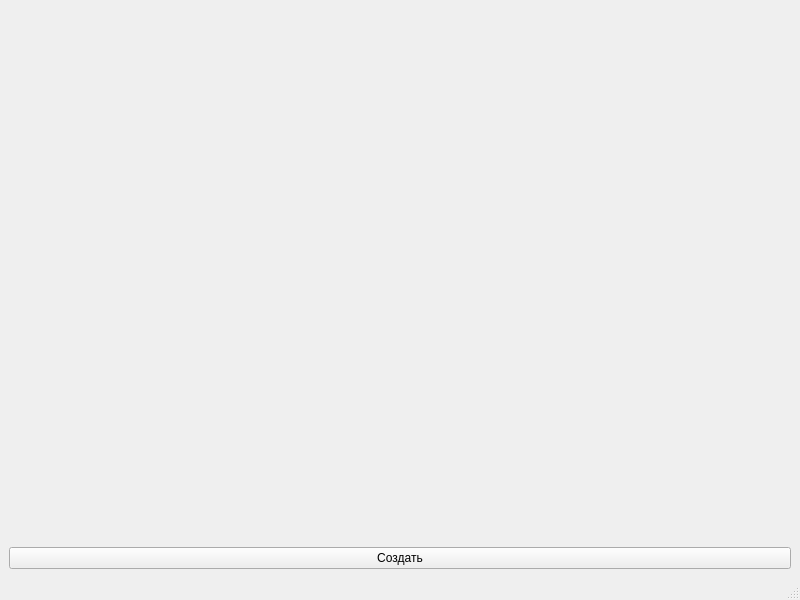
<?xml version="1.0" encoding="UTF-8"?>
<ui version="4.0">
 <class>MainWindow</class>
 <widget class="QMainWindow" name="MainWindow">
  <property name="geometry">
   <rect>
    <x>0</x>
    <y>0</y>
    <width>800</width>
    <height>600</height>
   </rect>
  </property>
  <property name="windowTitle">
   <string>Желтые окружности</string>
  </property>
  <widget class="QWidget" name="centralwidget">
   <layout class="QGridLayout" name="gridLayout">
    <item row="0" column="0">
     <widget class="QWidget" name="widget" native="true"/>
    </item>
    <item row="1" column="0">
     <widget class="QPushButton" name="pushButton">
      <property name="text">
       <string>Создать</string>
      </property>
     </widget>
    </item>
   </layout>
  </widget>
  <widget class="QStatusBar" name="statusbar"/>
 </widget>
 <resources/>
 <connections/>
</ui>
